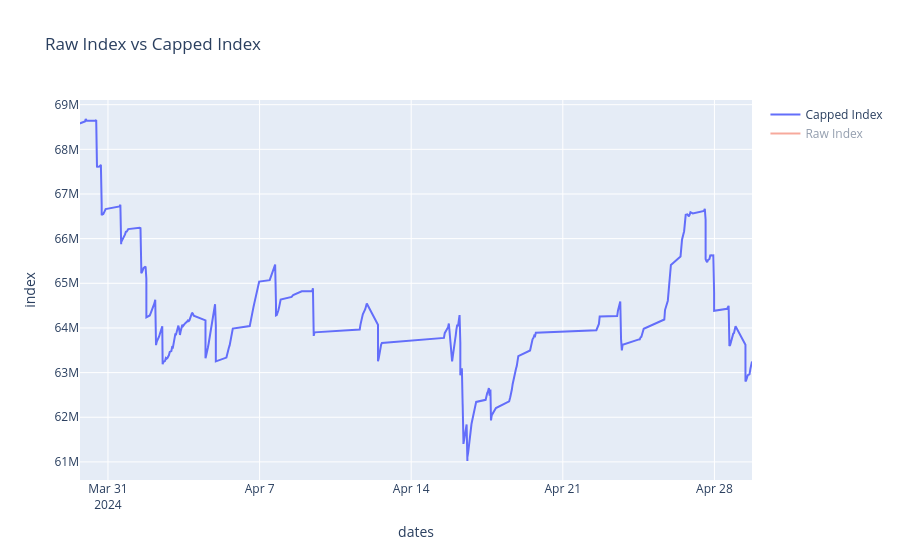

Notebook source saved alongside this figure:
### Code cell
ind, ind_data = most_traded_index(
        df=agg_df,
        n=5000,
        quantity_measure='min_quantity',
        raw_index=raw_index,
        compare=False,
        min_quantity=5,
        plot=False
    )
ind_data = get_index_share(ind_data)
mapping = pd.read_csv('mapping.csv', index_col=0)
# Limit data to after mapping learning date
ind_data = ind_data[ind_data['Datetime'] > '2024-03-29']
ind_data = ind_data.merge(mapping, on='Watch_Mark', how='inner')
# map_df = get_caps(ind_data, upper_multiplier=1, lower_multiplier=1)
map_df = get_caps_k(ind_data)
# # capped_ind, _,_,_ = cap_index(map_df)
capped_ind = cap_index(map_df, max_iter=400)
capped_ind['index'] = capped_ind['index'].ewm(span=150, adjust=False).mean() # we can change the span value
ind['index'] = ind['index'].ewm(span=150, adjust=False).mean() # we can change the span value
plot_inds(ind, capped_ind, 'Raw Index', 'Capped Index')

### Figure 1 — Plotly figure (JSON) as saved in the notebook; plotly's stock layout.template omitted (floating-point values rounded to 4 significant figures; data arrays with more than 128 entries replaced by an {"elided": "..."} marker saying what was removed)
{"data": [{"mode": "lines", "name": "Capped Index", "type": "scatter", "x": {"elided": "331 str values"}, "y": {"elided": "331 float values"}}, {"mode": "lines", "name": "Raw Index", "type": "scatter", "visible": "legendonly", "x": {"elided": "331 str values"}, "y": {"elided": "331 float values"}}], "layout": {"autosize": true, "title": {"text": "Raw Index vs Capped Index"}, "xaxis": {"autorange": true, "range": ["2024-03-29 17:00", "2024-04-29 17:38:28"], "title": {"text": "dates"}, "type": "date"}, "yaxis": {"autorange": true, "range": [60590000.0, 69100000.0], "title": {"text": "index"}, "type": "linear"}}}
